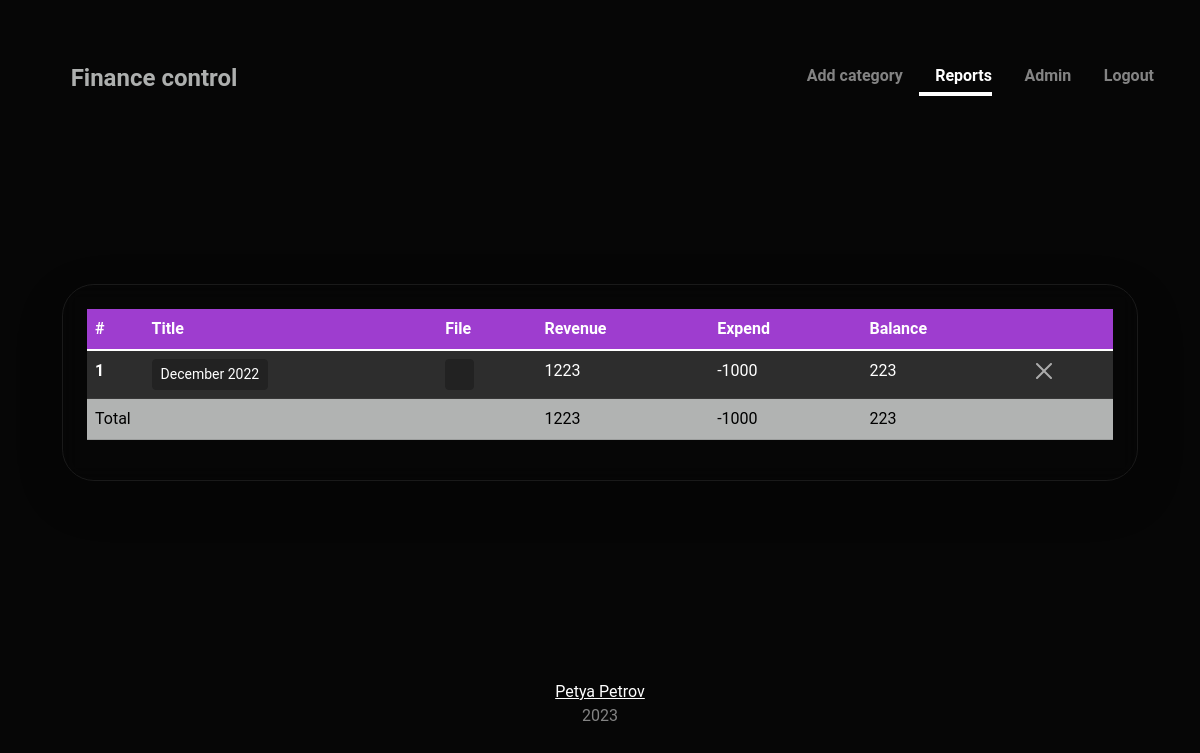
Before: /report/ (signed in) with the older database file.
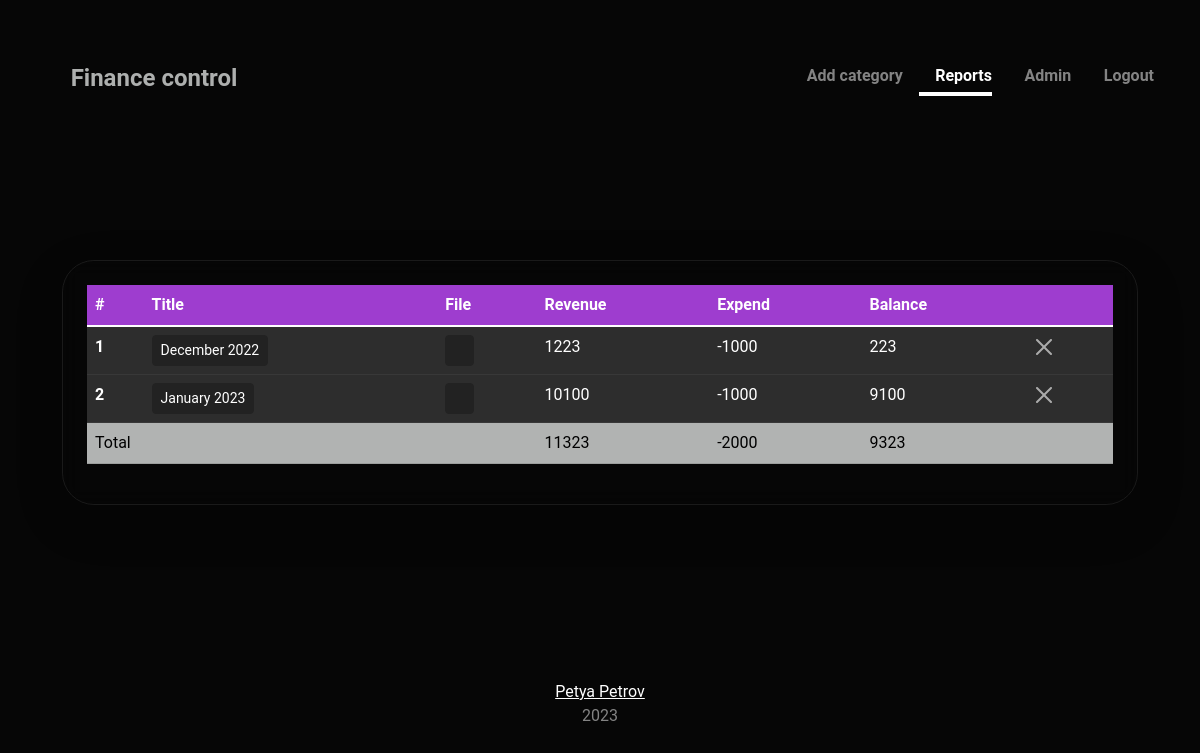
After: the same page with the newer database file.
### Finance/models.py (models this page shows, shortened)
class Report(models.Model):
    title = models.CharField(max_length=255,
                         db_index=True,
                         verbose_name='Title',
                         blank=False,
                         unique=True)
    file = models.FileField(upload_to='report/%Y/%m/%d/', null=True, blank=True, verbose_name='Report file')
    date_month = models.DateField(verbose_name='Date')
    slug = models.SlugField(null=True, blank=True, editable=False, unique=True)
    revenue = models.IntegerField(default=0, blank=False, null=False)
    expend = models.IntegerField(default=0, blank=False, null=False)
    balance = models.IntegerField(default=0, blank=False, null=False)
    class Meta:
        ordering = ['date_month']

### Finance/views.py (the view)
# urls.py: path('report/', ReportListView.as_view(), name='report_list'),
class ReportListView(ReportMixin, ListView):
    template_name = 'report_list'
    def get_queryset(self):
        self.queryset = super().get_queryset()
        if self.queryset:
            self.revenue, self.expend, self.balance = get_totals(self.queryset)
        return self.queryset
    def get_context_data(self, **kwargs):
        context = super().get_context_data(**kwargs)
        if self.queryset:
            context['revenue'] = self.revenue
            context['expend'] = self.expend
            context['balance'] = self.balance
        return context

### Finance/templatetags/custom_filters.py (called while the page is built)
@register.inclusion_tag('include/_navbar.html')
def show_navbar(request):
    current_page = request.get('PATH_INFO')
    return {'current_page': current_page}

### Finance/utils.py (called while the page is built)
def get_totals(queryset):
    revenue = 0
    expend = 0
    balance = 0
    for report in queryset:
        revenue = revenue + report.revenue
        expend = expend + report.expend
        balance = balance + report.balance
    return revenue, expend, balance

### Finance/templates/Finance/report_list.html (shortened to what this page needs)
{% extends 'base.html' %}
{% load static %}
{% load custom_filters %}
{% block container %}
<div class="rounded-5 p-4 shadow-lg blur bg-transparent border border-light border-opacity-75 d-flex flex-column">
{% if report_list %}
<div class="table-responsive">
	<table class="table table-light table-hover">
		<thead class="table-info">
			<tr>
	      <th scope="col">#</th>
	      <th scope="col">Title</th>
	      <th scope="col">File</th>
	      <th scope="col">Revenue</th>
	      <th scope="col">Expend</th>
	      <th scope="col">Balance</th>
	      <th scope="col"></th>
	    </tr>
	  </thead>
	  <tbody class="table-group-divider" hx-confirm="Are you sure?" hx-target="closest tr" hx-swap="outerHTML swap:1s">
    {% for report in report_list %}
	    <tr>
	      <th scope="row">{{forloop.counter}}</th>
				<td><a href="{% url 'report' report.slug %}" class="btn btn-light btn-sm">{{report.title}}</a></td>
				<td><a href="{% url 'report_pdf' report.slug %}" class="btn btn-light btn-sm" target="_blank" rel="noopener noreferrer"><i class="bi-file-earmark-pdf"></i></a></td>
	      <td>{{report.revenue}}</td>
	      <td>{{report.expend}}</td>
	      <td>{{report.balance}}</td>
	      <td><button id="delete_{{report.slug}}"
					class="btn-close"
					hx-post="{% url 'delete_report' report.slug %}"
					hx-vals='{"slug":"{{report.slug}}", "csrfmiddlewaretoken":"{{ csrf_token }}"}'></button></td>
	    </tr>
    {% endfor %}
		<tr class="table-dark">
      <td colspan="3">Total</td>
      <td>{{revenue}}</td>
      <td>{{expend}}</td>
      <td>{{balance}}</td>
      <td></td>
		</tr>
	  </tbody>
	</table>
	{% else %}
    <div class="card bg-light rounded-3 shadow">
      <div class="card-body d-flex justify-content-between align-items-center">
        <p class="nav-link card-text">Not some report</p>
      </div>
    </div>
	{% endif %}
</div>
{% endblock %}

### templates/base.html (shortened to what this page needs)
<!doctype html>
<html lang="ru">
{% load static %}
{% load custom_filters %}
<head>
    <link href="{% static 'css/bootstrap.min.css' %}" rel="stylesheet">
    <link href="{% static 'css/cover.css' %}" rel="stylesheet">
    <link href="{% static 'css/bootstrap-icons.css' %}" rel="stylesheet">
</head>
<body class="d-flex">
    <div class="container d-flex w-100 h-100 p-3 mx-auto flex-column">
        <header class="mb-auto text-center">
            {% if request.user.is_authenticated %}{% show_navbar request.META %}{% endif %}
        </header>
        <main class="px-3 align-items-start mb-3">
            {% block container %}{% endblock %}
        </main>
        <footer class="mt-auto text-white-50 text-center">
            <p>
                <a href="https://t.me/petya_petrov" class="text-white">Petya Petrov</a>
                <br>{% now "Y" %}
            </p>
        </footer>
    </div>
</body>
</html>

### templates/include/_navbar.html (shortened to what this page needs)
{% load static %}
{% load custom_filters %}
<div class="d-flex justify-content-between align-items-center">
  <a class="nav-link fw-bold py-1 px-0 float-md-start fs-5" href="{% url 'order_list' %}">
    <i class="bi-cash-coin"></i>
    Finance control</a>
  <nav class="nav nav-masthead justify-content-center float-md-end">
    {% url 'create_category' as the_url %}
    <a class="nav-link fw-bold py-1 px-0 {% if the_url == current_page %}active{% endif %}" href="{{the_url}}">
      <i class="bi-plus-circle"></i>
      Add category</a>
    {% url 'report_list' as the_url %}
    <a class="nav-link fw-bold py-1 px-0 {% if the_url == current_page %}active{% endif %}" href="{{the_url}}">
      <i class="bi-card-list"></i>
      Reports</a>
    {% url 'admin:index' as the_url %}
    <a class="nav-link fw-bold py-1 px-0 {% if the_url == current_page %}active{% endif %}" href="{{the_url}}">
      <i class="bi-gear"></i>
      Admin</a>
    {% url 'logout' as the_url %}
    <a class="nav-link fw-bold py-1 px-0 {% if the_url == current_page %}active{% endif %}" href="{{the_url}}">
      <i class="bi-box-arrow-right"></i>
      Logout</a>
  </nav>
</div>

### config/static/css/cover.css (style rules this page uses)
body { // box-shadow: inset 0 0 15rem rgba(0, 0, 0, .5); background-image: url(../icons/wave.svg); background-position: top; background-repeat: no-repeat; background-size: cover; }
.blur { backdrop-filter: blur(10px); }
.nav-masthead .nav-link { color: rgba(255, 255, 255, .5); border-bottom: .25rem solid transparent; }
.nav-masthead .nav-link + .nav-link { margin-left: 1rem; }
.nav-masthead .active { color: #fff; border-bottom-color: #fff; }
html, body { height: 100%; }
body { display: flex; align-items: center; padding-top: 40px; padding-bottom: 40px; }

Changed rows visible on the page:
added Report: title "January 2023", revenue "10100", expend "-1000", balance "9100"
Other visible differences:
{{ revenue }}: "1223" → "11323"
{{ expend }}: "-1000" → "-2000"
{{ balance }}: "223" → "9323"
